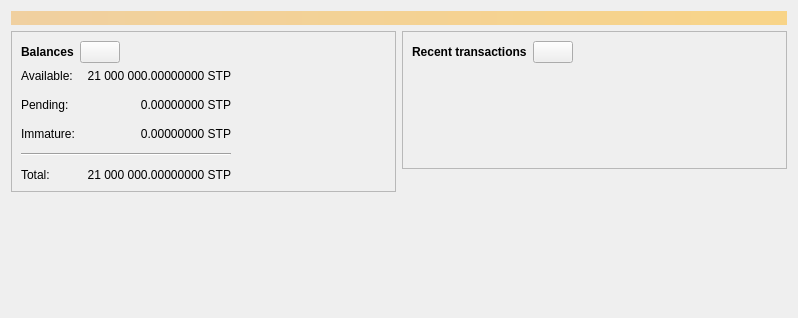
<?xml version="1.0" encoding="UTF-8"?>
<ui version="4.0">
 <class>OverviewPage</class>
 <widget class="QWidget" name="OverviewPage">
  <property name="geometry">
   <rect>
    <x>0</x>
    <y>0</y>
    <width>798</width>
    <height>318</height>
   </rect>
  </property>
  <property name="windowTitle">
   <string>Form</string>
  </property>
  <layout class="QVBoxLayout" name="topLayout">
   <item>
    <widget class="QLabel" name="labelAlerts">
     <property name="visible">
      <bool>false</bool>
     </property>
     <property name="styleSheet">
      <string notr="true">QLabel { background-color: qlineargradient(x1: 0, y1: 0, x2: 1, y2: 0, stop:0 #F0D0A0, stop:1 #F8D488); color:#000000; }</string>
     </property>
     <property name="wordWrap">
      <bool>true</bool>
     </property>
     <property name="margin">
      <number>3</number>
     </property>
     <property name="textInteractionFlags">
      <set>Qt::TextSelectableByMouse</set>
     </property>
    </widget>
   </item>
   <item>
    <layout class="QHBoxLayout" name="horizontalLayout" stretch="1,1">
     <item>
      <layout class="QVBoxLayout" name="verticalLayout_2">
       <item>
        <widget class="QFrame" name="frame">
         <property name="frameShape">
          <enum>QFrame::StyledPanel</enum>
         </property>
         <property name="frameShadow">
          <enum>QFrame::Raised</enum>
         </property>
         <layout class="QVBoxLayout" name="verticalLayout_4">
          <item>
           <layout class="QHBoxLayout" name="horizontalLayout_4">
            <item>
             <widget class="QLabel" name="label_5">
              <property name="font">
               <font>
                <weight>75</weight>
                <bold>true</bold>
               </font>
              </property>
              <property name="text">
               <string>Balances</string>
              </property>
             </widget>
            </item>
            <item>
             <widget class="QPushButton" name="labelWalletStatus">
              <property name="enabled">
               <bool>true</bool>
              </property>
              <property name="maximumSize">
               <size>
                <width>45</width>
                <height>16777215</height>
               </size>
              </property>
              <property name="toolTip">
               <string>The displayed information may be out of date. Your wallet automatically synchronizes with the Stompi network after a connection is established, but this process has not completed yet.</string>
              </property>
              <property name="text">
               <string/>
              </property>
              <property name="icon">
               <iconset resource="../bitcoin.qrc">
                <normaloff>:/icons/warning</normaloff>
                <disabledoff>:/icons/warning</disabledoff>:/icons/warning</iconset>
              </property>
              <property name="iconSize">
               <size>
                <width>24</width>
                <height>24</height>
               </size>
              </property>
             </widget>
            </item>
            <item>
             <spacer name="horizontalSpacer_3">
              <property name="orientation">
               <enum>Qt::Horizontal</enum>
              </property>
              <property name="sizeHint" stdset="0">
               <size>
                <width>40</width>
                <height>20</height>
               </size>
              </property>
             </spacer>
            </item>
           </layout>
          </item>
          <item>
           <layout class="QGridLayout" name="gridLayout">
            <property name="spacing">
             <number>12</number>
            </property>
            <item row="1" column="1">
             <widget class="QLabel" name="labelUnconfirmed">
              <property name="cursor">
               <cursorShape>IBeamCursor</cursorShape>
              </property>
              <property name="toolTip">
               <string>Total of transactions that have yet to be confirmed, and do not yet count toward the spendable balance</string>
              </property>
              <property name="text">
               <string notr="true">0.00000000 STP</string>
              </property>
              <property name="alignment">
               <set>Qt::AlignRight|Qt::AlignTrailing|Qt::AlignVCenter</set>
              </property>
              <property name="textInteractionFlags">
               <set>Qt::LinksAccessibleByMouse|Qt::TextSelectableByKeyboard|Qt::TextSelectableByMouse</set>
              </property>
             </widget>
            </item>
            <item row="3" column="0" colspan="2">
             <widget class="Line" name="line">
              <property name="orientation">
               <enum>Qt::Horizontal</enum>
              </property>
             </widget>
            </item>
            <item row="4" column="0">
             <widget class="QLabel" name="labelTotalText">
              <property name="text">
               <string>Total:</string>
              </property>
             </widget>
            </item>
            <item row="2" column="1">
             <widget class="QLabel" name="labelImmature">
              <property name="cursor">
               <cursorShape>IBeamCursor</cursorShape>
              </property>
              <property name="toolTip">
               <string>Mined balance that has not yet matured</string>
              </property>
              <property name="text">
               <string notr="true">0.00000000 STP</string>
              </property>
              <property name="alignment">
               <set>Qt::AlignRight|Qt::AlignTrailing|Qt::AlignVCenter</set>
              </property>
              <property name="textInteractionFlags">
               <set>Qt::LinksAccessibleByMouse|Qt::TextSelectableByKeyboard|Qt::TextSelectableByMouse</set>
              </property>
             </widget>
            </item>
            <item row="1" column="2">
             <spacer name="horizontalSpacer_2">
              <property name="orientation">
               <enum>Qt::Horizontal</enum>
              </property>
              <property name="sizeHint" stdset="0">
               <size>
                <width>40</width>
                <height>20</height>
               </size>
              </property>
             </spacer>
            </item>
            <item row="2" column="0">
             <widget class="QLabel" name="labelImmatureText">
              <property name="text">
               <string>Immature:</string>
              </property>
             </widget>
            </item>
            <item row="4" column="1">
             <widget class="QLabel" name="labelTotal">
              <property name="cursor">
               <cursorShape>IBeamCursor</cursorShape>
              </property>
              <property name="toolTip">
               <string>Your current total balance</string>
              </property>
              <property name="text">
               <string notr="true">21 000 000.00000000 STP</string>
              </property>
              <property name="alignment">
               <set>Qt::AlignRight|Qt::AlignTrailing|Qt::AlignVCenter</set>
              </property>
              <property name="textInteractionFlags">
               <set>Qt::LinksAccessibleByMouse|Qt::TextSelectableByKeyboard|Qt::TextSelectableByMouse</set>
              </property>
             </widget>
            </item>
            <item row="0" column="0">
             <widget class="QLabel" name="labelBalanceText">
              <property name="text">
               <string>Available:</string>
              </property>
             </widget>
            </item>
            <item row="0" column="1">
             <widget class="QLabel" name="labelBalance">
              <property name="cursor">
               <cursorShape>IBeamCursor</cursorShape>
              </property>
              <property name="toolTip">
               <string>Your current spendable balance</string>
              </property>
              <property name="text">
               <string notr="true">21 000 000.00000000 STP</string>
              </property>
              <property name="alignment">
               <set>Qt::AlignRight|Qt::AlignTrailing|Qt::AlignVCenter</set>
              </property>
              <property name="textInteractionFlags">
               <set>Qt::LinksAccessibleByMouse|Qt::TextSelectableByKeyboard|Qt::TextSelectableByMouse</set>
              </property>
             </widget>
            </item>
            <item row="1" column="0">
             <widget class="QLabel" name="labelPendingText">
              <property name="text">
               <string>Pending:</string>
              </property>
             </widget>
            </item>
           </layout>
          </item>
         </layout>
        </widget>
       </item>
       <item>
        <spacer name="verticalSpacer">
         <property name="orientation">
          <enum>Qt::Vertical</enum>
         </property>
         <property name="sizeHint" stdset="0">
          <size>
           <width>20</width>
           <height>40</height>
          </size>
         </property>
        </spacer>
       </item>
      </layout>
     </item>
     <item>
      <layout class="QVBoxLayout" name="verticalLayout_3">
       <item>
        <widget class="QFrame" name="frame_2">
         <property name="frameShape">
          <enum>QFrame::StyledPanel</enum>
         </property>
         <property name="frameShadow">
          <enum>QFrame::Raised</enum>
         </property>
         <layout class="QVBoxLayout" name="verticalLayout">
          <item>
           <layout class="QHBoxLayout" name="horizontalLayout_2">
            <item>
             <widget class="QLabel" name="label_4">
              <property name="font">
               <font>
                <weight>75</weight>
                <bold>true</bold>
               </font>
              </property>
              <property name="text">
               <string>Recent transactions</string>
              </property>
             </widget>
            </item>
            <item>
             <widget class="QPushButton" name="labelTransactionsStatus">
              <property name="enabled">
               <bool>true</bool>
              </property>
              <property name="maximumSize">
               <size>
                <width>45</width>
                <height>16777215</height>
               </size>
              </property>
              <property name="toolTip">
               <string>The displayed information may be out of date. Your wallet automatically synchronizes with the Stompi network after a connection is established, but this process has not completed yet.</string>
              </property>
              <property name="text">
               <string/>
              </property>
              <property name="icon">
               <iconset resource="../bitcoin.qrc">
                <normaloff>:/icons/warning</normaloff>
                <disabledoff>:/icons/warning</disabledoff>:/icons/warning</iconset>
              </property>
              <property name="iconSize">
               <size>
                <width>24</width>
                <height>24</height>
               </size>
              </property>
             </widget>
            </item>
            <item>
             <spacer name="horizontalSpacer">
              <property name="orientation">
               <enum>Qt::Horizontal</enum>
              </property>
              <property name="sizeHint" stdset="0">
               <size>
                <width>40</width>
                <height>20</height>
               </size>
              </property>
             </spacer>
            </item>
           </layout>
          </item>
          <item>
           <widget class="TransactionOverviewWidget" name="listTransactions">
            <property name="styleSheet">
             <string notr="true">QListView { background: transparent; }</string>
            </property>
            <property name="frameShape">
             <enum>QFrame::NoFrame</enum>
            </property>
            <property name="verticalScrollBarPolicy">
             <enum>Qt::ScrollBarAlwaysOff</enum>
            </property>
            <property name="horizontalScrollBarPolicy">
             <enum>Qt::ScrollBarAlwaysOff</enum>
            </property>
            <property name="sizeAdjustPolicy">
             <enum>QAbstractScrollArea::AdjustToContents</enum>
            </property>
            <property name="selectionMode">
             <enum>QAbstractItemView::NoSelection</enum>
            </property>
            <property name="uniformItemSizes">
             <bool>true</bool>
            </property>
           </widget>
          </item>
         </layout>
        </widget>
       </item>
       <item>
        <spacer name="verticalSpacer_2">
         <property name="orientation">
          <enum>Qt::Vertical</enum>
         </property>
         <property name="sizeHint" stdset="0">
          <size>
           <width>20</width>
           <height>40</height>
          </size>
         </property>
        </spacer>
       </item>
      </layout>
     </item>
    </layout>
   </item>
  </layout>
 </widget>
 <customwidgets>
  <customwidget>
   <class>TransactionOverviewWidget</class>
   <extends>QListView</extends>
   <header>qt/transactionoverviewwidget.h</header>
  </customwidget>
 </customwidgets>
 <resources/>
 <connections/>
</ui>
